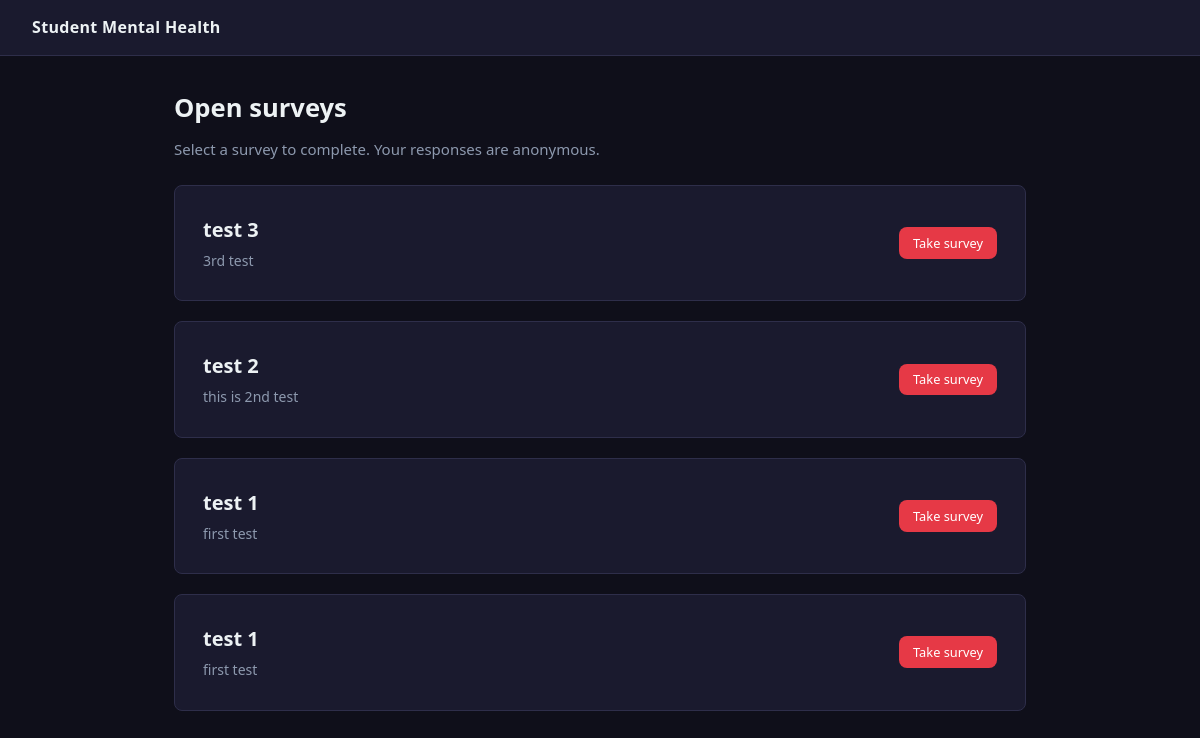
The app's page /surveys/, older data.
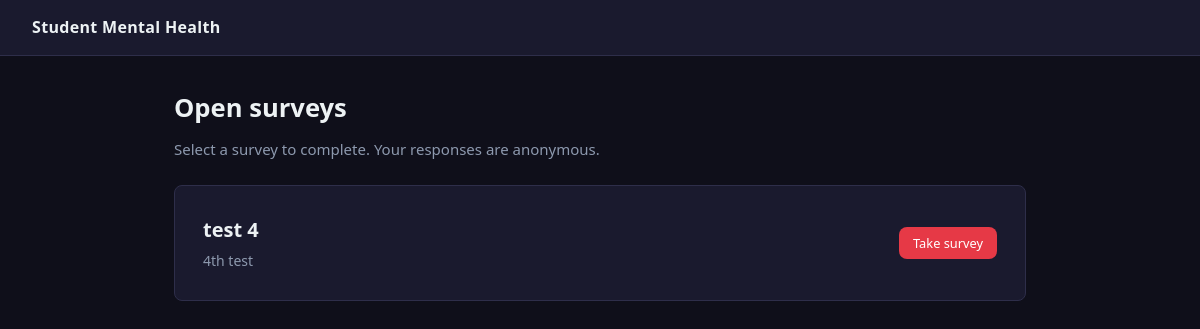
The same page, newer data.
### core/models.py (models this page shows, shortened)
class Survey(models.Model):
    id          = models.CharField(max_length=5, primary_key=True)
    title       = models.CharField(max_length=200)
    description = models.TextField(blank=True)
    is_active   = models.BooleanField(default=True)
    created_at  = models.DateTimeField(auto_now_add=True)
    closed_at   = models.DateTimeField(null=True, blank=True)

### core/views.py (the view)
# urls.py: path("surveys/",                       views.survey_list,       name="survey_list"),
def survey_list(request):
    surveys = Survey.objects.filter(is_active=True).order_by("-created_at")
    return render(request, "survey_list.html", {"surveys": surveys})

### core/templates/survey_list.html (shortened to what this page needs)
{% extends "base.html" %}
{% block content %}
<div class="container">
    <div class="flex-between" style="margin-bottom:1.5rem;">
        <div>
            <h1>Open surveys</h1>
            <p style="margin:0;">Select a survey to complete. Your responses are anonymous.</p>
        </div>
    </div>
    {% if surveys %}
        {% for survey in surveys %}
        <div class="card flex-between">
            <div>
                <h2 style="margin-bottom:0.25rem;">{{ survey.title }}</h2>
                {% if survey.description %}
                <p style="margin:0; font-size:0.875rem;">{{ survey.description }}</p>
                {% endif %}
            </div>
            <a href="{% url 'survey_form' survey.id %}" class="btn btn-primary btn-sm">Take survey</a>
        </div>
        {% endfor %}
    {% else %}
        <div class="card" style="text-align:center; padding:3rem;">
            <p style="margin:0;">No surveys are currently open.</p>
        </div>
    {% endif %}
</div>
{% endblock %}

Row changes from the older to the newer data that the page shows:
no longer on this page (row edited): Survey: title "test 3", description "3rd test"
no longer on this page (row edited): Survey: title "test 2", description "this is 2nd test"
no longer on this page (row edited): Survey: title "test 1", description "first test"
no longer on this page (row edited): Survey: title "test 1", description "first test"
added Survey: title "test 4", description "4th test"
